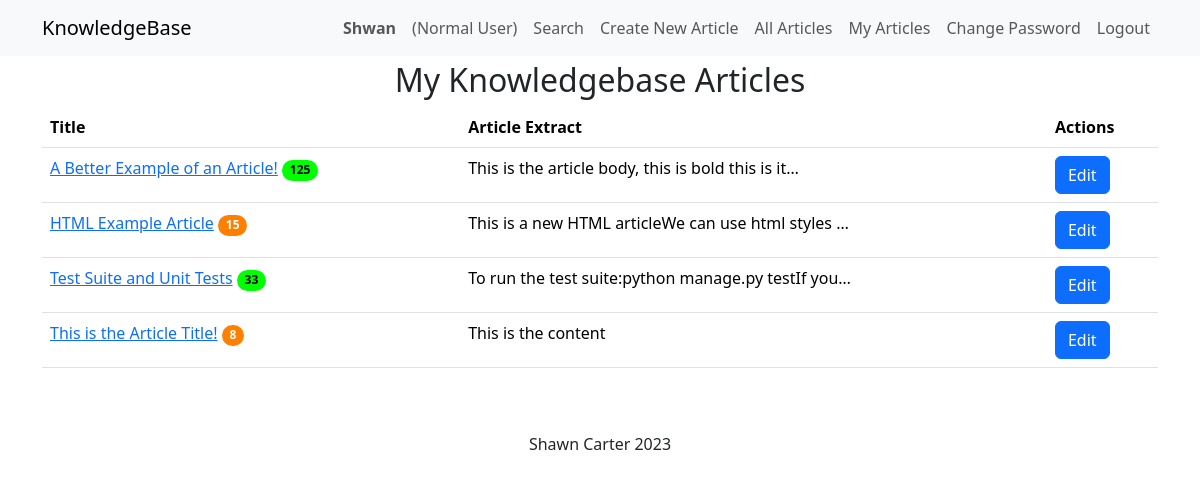
The page /myarticles/ (signed in) on the database as committed earlier.
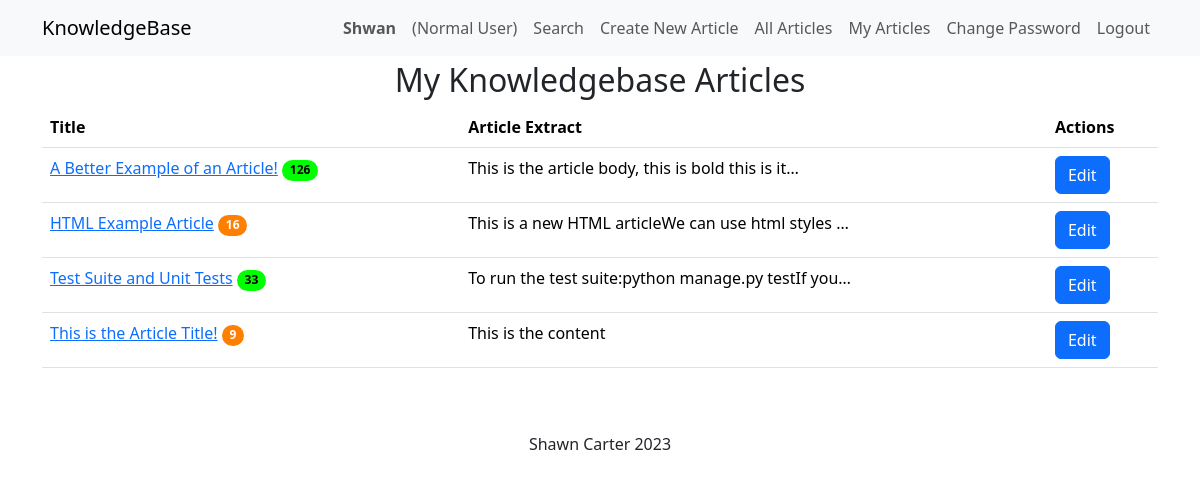
The same page on the database as committed later.
### knowledge/models.py (models this page shows)
class KBEntry(models.Model):
    title = models.CharField(max_length=255)
    article = models.TextField()
    created_by = models.ForeignKey(
        User, related_name="created_kb_entries", on_delete=models.SET_NULL, null=True
    )
    created_datetime = models.DateTimeField(auto_now_add=True)
    modified_datetime = models.DateTimeField(null=True, blank=True)
    last_modified_by = models.ForeignKey(
        User, related_name="modified_kb_entries", on_delete=models.SET_NULL, null=True
    )
    deleted_datetime = models.DateTimeField(null=True, blank=True)
    deleted_by = models.ForeignKey(
        User,
        related_name="deleted_kb_entries",
        on_delete=models.SET_NULL,
        null=True,
        blank=True,
    )
    upvotes = models.ManyToManyField(
        User, related_name="upvoted_kb_entries", blank=True
    )
    downvotes = models.ManyToManyField(
        User, related_name="downvoted_kb_entries", blank=True
    )
    rating = models.FloatField(default=0.0)
    views = models.PositiveIntegerField(default=0)
    meta_data = models.ManyToManyField("Tag", blank=True)

### knowledge/views.py (the view)
# urls.py: path("myarticles/", views.my_articles, name="my_articles"),
@login_required
def my_articles(request):
    user_articles = KBEntry.objects.filter(
        created_by=request.user, deleted_datetime__isnull=True
    )
    return render(request, "knowledge/my_articles.html", {"articles": user_articles})

### knowledge/templates/knowledge/my_articles.html (shortened to what this page needs)
{% extends 'knowledge/base.html' %}
{% block page_title%}My Knowledgebase Articles{% endblock %}
{% block content %}
    {% if articles %}
    <table class="table" id="table" style="display:none">
        <thead>
            <tr>
                <th>Title</th>
                <th>Article Extract</th>
                <th>Actions</th>
            </tr>
        </thead>
        <tbody>
            {% for article in articles %}
            <tr>
                <td>
                    <a href="{% url 'article_detail' article.id %}">{{ article.title }}</a>
                    {% if article.rating == 0.0 and article.downvotes.count == 0 %}
                    <span class="badge rounded-pill badge-norating" aria-label="Not Yet Rated">Not Yet Rated</span>
                    {% else %}
                        {% if article.rating >= 75 %}
                        <span class="badge rounded-pill badge-green" aria-label="{{ article.views }} views (Good rating)">
                            {{ article.views }}
                        </span>
                        {% elif article.rating >= 50 %}
                        <span class="badge rounded-pill badge-yellow" aria-label="{{ article.views }} views (Average rating)">
                            {{ article.views }}
                        </span>
                        {% elif article.rating >= 25 %}
                        <span class="badge rounded-pill badge-orange" aria-label="{{ article.views }} views (Below average rating)">
                            {{ article.views }}
                        </span>
                        {% else %}
                        <span class="badge rounded-pill badge-red" aria-label="{{ article.views }} views (Poor rating)">
                            {{ article.views }}
                        </span>
                        {% endif %}
                    {% endif %}
                </td>
                <td>{{ article.article|striptags|truncatechars:50 }}</td>
                <td>
                    <a href="{% url 'edit_article' article.id %}" class="btn btn-primary">Edit</a>
                </td>
            </tr>
            {% endfor %}
        </tbody>
    </table>
    {% else %}
        <h4 class='title'>You haven't written any articles yet.</h4>
        <p class='title'>Why not create a new article?</p>
    {% endif %}
    <br>
{% endblock %}

### knowledge/templates/knowledge/base.html (shortened to what this page needs)
<!DOCTYPE html>
<html lang="en">
<head>
    {% load static %}
    <link href="https://cdn.jsdelivr.net/npm/bootstrap@5.3.1/dist/css/bootstrap.min.css" rel="stylesheet" />
    <link rel="stylesheet" href="https://cdn.jsdelivr.net/npm/alertifyjs@1.13.1/build/css/alertify.min.css" />
    <link rel="stylesheet" href="https://cdn.jsdelivr.net/npm/alertifyjs@1.13.1/build/css/themes/default.min.css" />
    <link href="//cdn.quilljs.com/1.3.6/quill.snow.css" rel="stylesheet" />
    <link href="https://cdn.datatables.net/v/bs5/dt-1.13.6/cr-1.7.0/fh-3.4.0/r-2.5.0/sb-1.5.0/datatables.min.css" rel="stylesheet" />
    <link rel="stylesheet" href="{% static 'custom.css' %}" />
</head>
<body>
    <nav class="navbar navbar-light bg-light navbar-expand-md">
        <div class="container">
            <a class="navbar-brand" href="/">KnowledgeBase</a>
            <div class="collapse navbar-collapse" id="navbarResponsive">
                <ul class="navbar-nav ms-auto">
                    {% if user.is_authenticated %}
                        <li class="nav-item">
                            <strong><a class="nav-link">{{ user.username }}</a></strong>
                        </li>
                        {% if user.is_superuser %}
                            <li class="nav-item dropdown">
                                <a class="nav-link dropdown-toggle" id="navbarDropdownMenuLink" role="button"
                                    data-bs-toggle="dropdown" aria-expanded="false">Admin Tasks</a>
                                <ul class="dropdown-menu" aria-labelledby="navbarDropdownMenuLink">
                                    <li>
                                        <a class="dropdown-item" href="{% url 'audit_logs' %}">Audit Logs</a>
                                    </li>
                                    <li>
                                        <a class="dropdown-item" href="{% url 'manage_tags' %}">Manage MetaTags</a>
                                    </li>
                                    <li>
                                        <a class="dropdown-item" href="{% url 'user-list' %}">List All Users</a>
                                    </li>
                                </ul>
                            </li>
                        {% else %}
                            <li class="nav-item">
                                <a class="nav-link" id="logout">(Normal User)</a>
                            </li>
                        {% endif %}
                        <li class="nav-item">
                            <a class="nav-link" href="{% url 'home' %}">Search</a>
                        </li>
                        <li class="nav-item">
                            <a class="nav-link" href="{% url 'create' %}">Create New Article</a>
                        </li>
                        <li class="nav-item">
                            <a class="nav-link" href="{% url 'allarticles' %}">All Articles</a>
                        </li>
                        <li class="nav-item">
                            <a class="nav-link" href="{% url 'my_articles' %}">My Articles</a>
                        </li>
                        <li class="nav-item">
                            <a class="nav-link" href="{% url 'change_password' %}">Change Password</a>
                        </li>
                        <li class="nav-item">
                            <a class="nav-link" id="logout" href="{% url 'confirm_logout' %}">Logout</a>
                        </li>
                    {% endif %}
                </ul>
            </div>
        </div>
    </nav>
    <div class="container">
        <h2 class='title'>{% block page_title %}{% endblock %}</h2>
        {% block content %}{% endblock %}
    </div>
    <br>
    <div class="footer text-center" id="footer">
        Shawn Carter 2023
    </div>
    <br>
</body>
</html>

### static/custom.css (style rules this page uses)
.badge-green { background-color: rgb(0, 255, 0) !important; color: black; }
.badge-orange { background-color: rgb(255, 128, 0) !important; color: white; }
.title { text-align: center; margin-top:5px !important; }

Rows that differ between the two databases and show on the page:
changed KBEntry "A Better Example of an Article!": views "125" → "126"
changed KBEntry "HTML Example Article": views "15" → "16"
changed KBEntry "This is the Article Title!": views "8" → "9"
